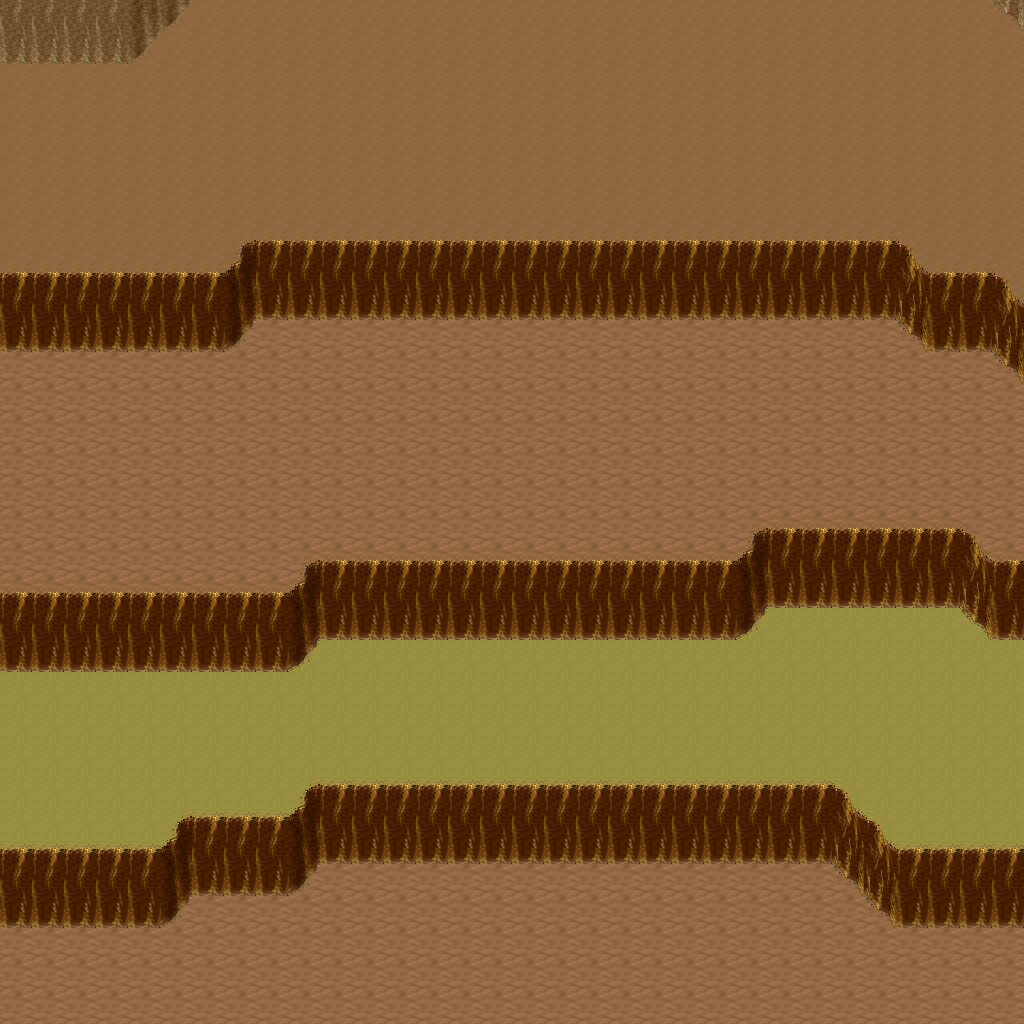

Rendered tile map (Tiled .tmx) drawn with the repository's tilesets; below, a short description and the map source with its tile grids summarised:
An orthogonal 32x32 tile map with 32x32 px tiles, 5 tile layers (Ground, Objects, Objects2, Above, ...), 1 hidden layer not drawn, 8 tilesets.

<map version="1.10" tiledversion="1.11.0" orientation="orthogonal" renderorder="right-down" width="32" height="32" tilewidth="32" tileheight="32" infinite="0" nextlayerid="11" nextobjectid="1">
 <tileset firstgid="1" name="logic_collision" tilewidth="32" tileheight="32" tilecount="1" columns="1">
  <image source="../drawable/logic_collision.png" width="32" height="32" />
 </tileset>
 <tileset firstgid="2" name="ground_ground" tilewidth="32" tileheight="32" tilecount="33" columns="3">
  <image source="../drawable/ground_ground.png" width="96" height="352" />
 </tileset>
 <tileset firstgid="35" name="ground_ridge_earth_pale" tilewidth="32" tileheight="32" tilecount="96" columns="12">
  <image source="../drawable/ground_ridge_earth_pale.png" width="384" height="256" />
 </tileset>
 <tileset firstgid="131" name="ground_ridge_earth_dark" tilewidth="32" tileheight="32" tilecount="96" columns="12">
  <image source="../drawable/ground_ridge_earth_dark.png" width="384" height="256" />
 </tileset>
 <tileset firstgid="227" name="terrain_desert" tilewidth="32" tileheight="32" tilecount="88" columns="8">
  <image source="../drawable/terrain_desert.png" width="256" height="352" />
 </tileset>
 <tileset firstgid="315" name="plant_tree_tree_darkgreen" tilewidth="32" tileheight="32" tilecount="88" columns="8">
  <image source="../drawable/plant_tree_tree_darkgreen.png" width="256" height="352" />
 </tileset>
 <tileset firstgid="403" name="plant_cactus_2" tilewidth="32" tileheight="32" tilecount="10" columns="5">
  <image source="../drawable/plant_cactus_2.png" width="160" height="64" />
 </tileset>
 <tileset firstgid="413" name="ground_sand_2" tilewidth="32" tileheight="32" tilecount="15" columns="5">
  <image source="../drawable/ground_sand_2.png" width="160" height="96" />
 </tileset>
 <layer id="1" name="Ground" width="32" height="32">
  <data>[1024 cells, 1024 non-empty, 4 distinct tile ids]</data>
 </layer>
 <layer id="2" name="Objects" width="32" height="32">
  <data>[1024 cells, 310 non-empty, 16 distinct tile ids]</data>
 </layer>
 <layer id="3" name="Objects2" width="32" height="32">
  <data>[1024 cells, 0 non-empty, 0 distinct tile ids]</data>
 </layer>
 <layer id="4" name="Above" width="32" height="32">
  <data>[1024 cells, 0 non-empty, 0 distinct tile ids]</data>
 </layer>
 <layer id="5" name="Above2" width="32" height="32">
  <data>[1024 cells, 0 non-empty, 0 distinct tile ids]</data>
 </layer>
 <layer id="6" name="Walkable" width="32" height="32" visible="0">
  <data>[1024 cells, 201 non-empty, 1 distinct tile ids]</data>
 </layer>
 <objectgroup id="7" name="Mapevents" />
 <objectgroup id="8" name="Spawn" />
 <objectgroup id="9" name="Keys" />
 <objectgroup id="10" name="Replace" />
</map>
